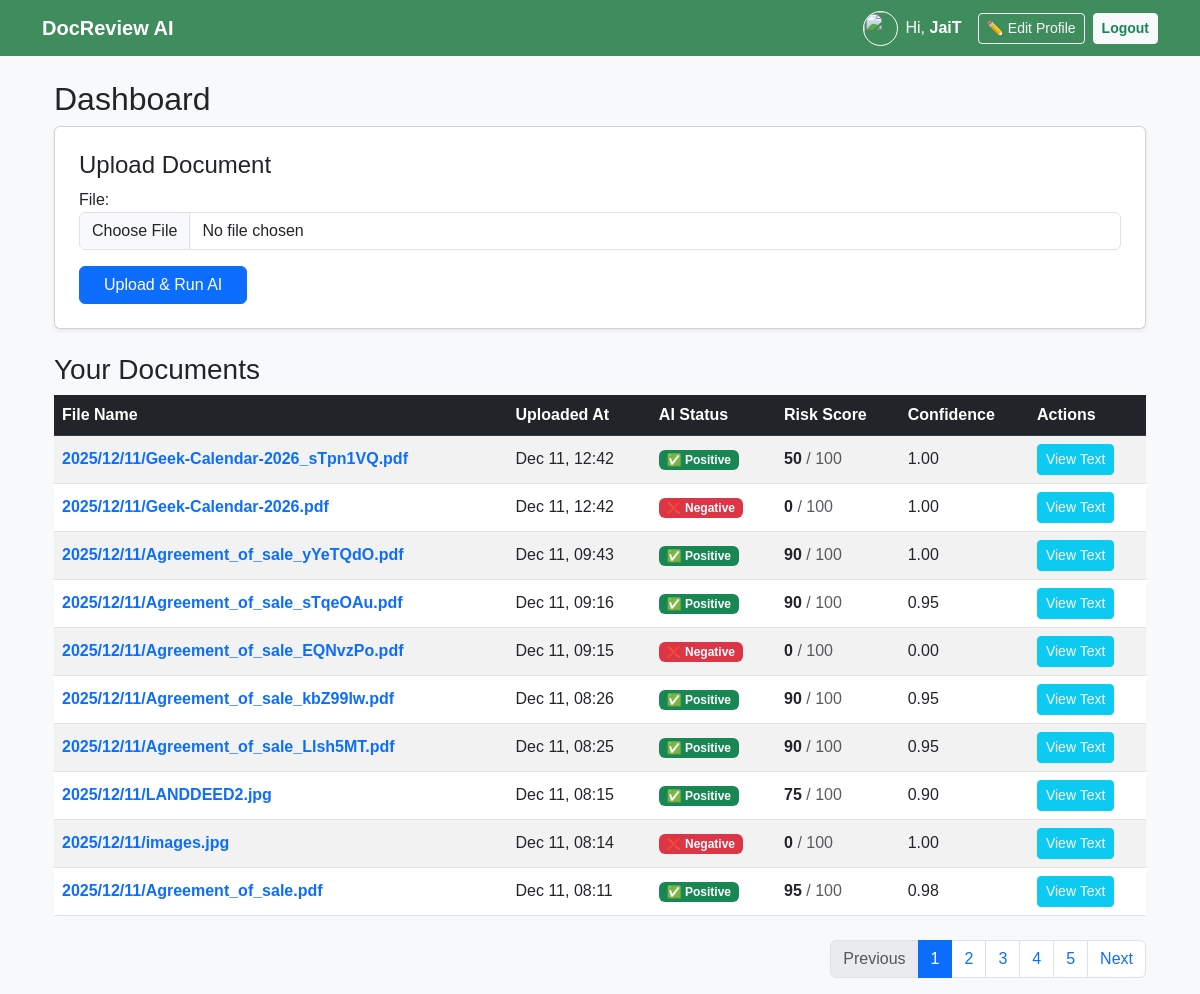
Page /profile/ (signed in) on the earlier database version.
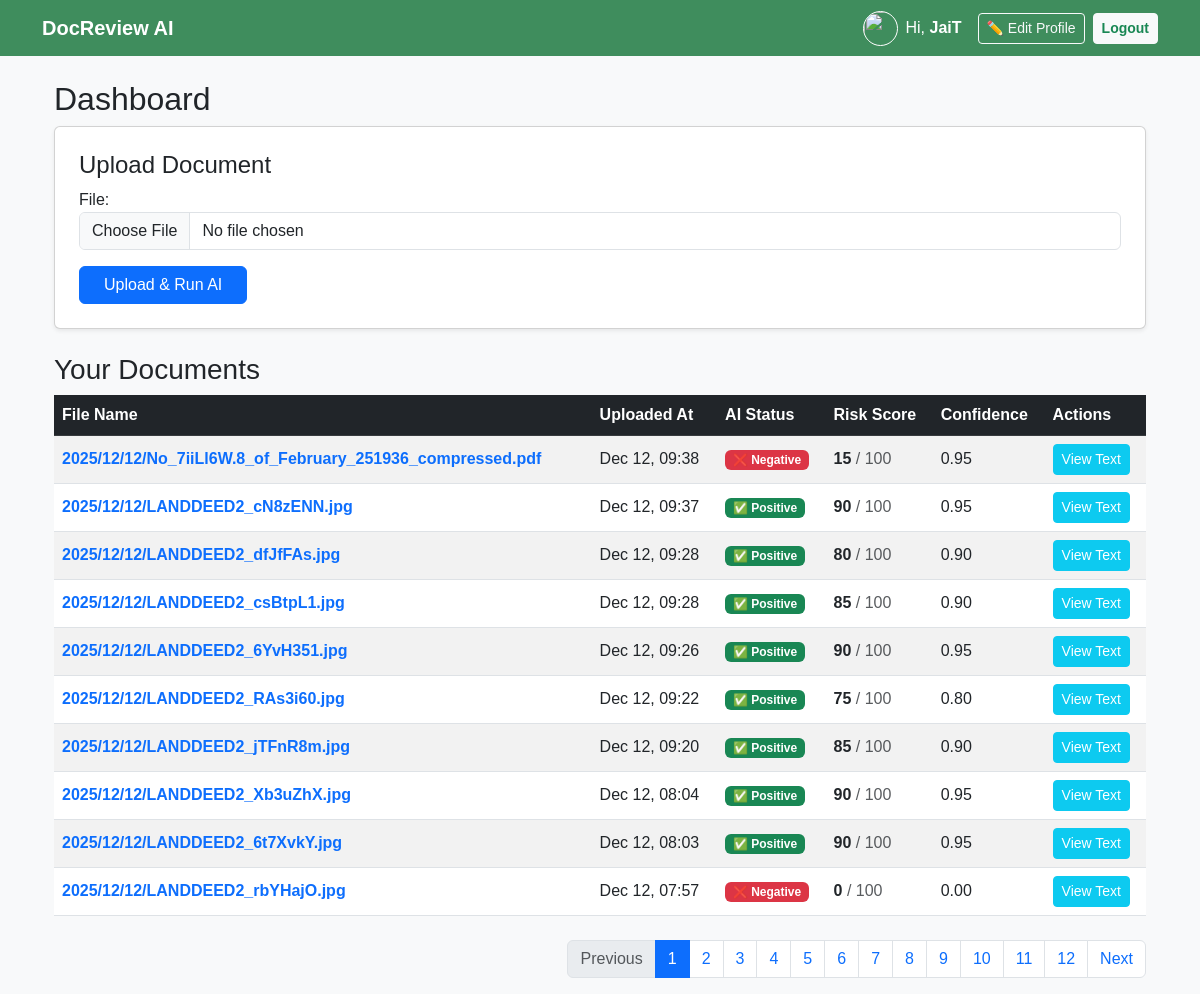
Same page on the later database version.
### ReviewApp/models.py (models this page shows, shortened)
class Document(models.Model):
    user = models.ForeignKey(User, on_delete=models.CASCADE)
    file = models.FileField(upload_to='uploads/%Y/%m/%d/')
    uploaded_at = models.DateTimeField(auto_now_add=True)
    extracted_text = models.TextField(blank=True, null=True)
    ai_status = models.CharField(max_length=20, default='Pending') # Positive/Negative
    ai_score = models.IntegerField(default=0) # 0-100
    ai_confidence = models.FloatField(default=0.0) # 0.0-1.0

### ReviewApp/views.py (the view)
# urls.py: path('profile/', views.profile_view, name='profile'),
@login_required
def profile_view(request):
    Profile.objects.get_or_create(user=request.user)
    if request.method == 'POST':
        if 'upload_doc' in request.POST:
            form = DocumentForm(request.POST, request.FILES)
            p_form = ProfileUpdateForm(instance=request.user.profile) # Keep profile form data valid
            if form.is_valid():
                doc = form.save(commit=False)
                doc.user = request.user
                doc.save()
                extracted_text = extract_text_from_file(doc.file.path)
                status, score, confidence = analyze_document(extracted_text)
                doc.extracted_text = extracted_text
                doc.ai_status = status
                doc.ai_score = score
                doc.ai_confidence = confidence
                doc.save()
                messages.success(request, "Document uploaded and analyzed!")
                return redirect('profile')
        elif 'update_profile' in request.POST:
            form = DocumentForm() # Empty doc form
            p_form = ProfileUpdateForm(request.POST, request.FILES, instance=request.user.profile)
            if p_form.is_valid():
                p_form.save()
                messages.success(request, "Profile updated successfully!")
                return redirect('profile')
    else:
        form = DocumentForm()
        p_form = ProfileUpdateForm(instance=request.user.profile)
    all_documents = Document.objects.filter(user=request.user).order_by('-uploaded_at')
    paginator = Paginator(all_documents, 10)
    page_number = request.GET.get('page')
    page_obj = paginator.get_page(page_number)
    return render(request, 'ReviewApp/profile.html', {
        'form': form,      # Document Form
        'p_form': p_form,  # Profile Form
        'documents': page_obj
    })

### ReviewApp/forms.py (shortened to what this page needs)
class DocumentForm(forms.ModelForm):
    class Meta:
        model = Document
        fields = ('file',)
        widgets = {
            'file': forms.ClearableFileInput(attrs={
                'class': 'form-control',
                'accept': '.pdf,.docx,.jpg,.jpeg,.png'
            }),
        }

class ProfileUpdateForm(forms.ModelForm):
    class Meta:
        model = Profile
        fields = ['image', 'phone']
        widget = {
            'phone': forms.TextInput(attrs={'class': 'form-control', 'placeholder': 'Enter phone number'}),
            'image': forms.FileInput(attrs={'class': 'form-control'}),
        }

### ReviewApp/templates/ReviewApp/profile.html (shortened to what this page needs)
{% extends 'ReviewApp/base.html' %}
{% block content %}
<div class="container mt-4">
    <h2>Dashboard</h2>
    <div class="card p-4 mb-4 shadow-sm">
        <h4>Upload Document</h4>
        <form method="post" enctype="multipart/form-data" id="uploadForm">
            {{ form.as_p }}
            <button type="submit" name="upload_doc" class="btn btn-primary px-4" id="uploadBtn">
                <span id="btnText">Upload & Run AI</span>
            </button>
        </form>
    </div>
    <h3>Your Documents</h3>
    <div class="table-responsive">
        <table class="table table-striped table-hover align-middle">
            <thead class="table-dark">
                <tr>
                    <th>File Name</th>
                    <th>Uploaded At</th>
                    <th>AI Status</th>
                    <th>Risk Score</th>
                    <th>Confidence</th>
                    <th>Actions</th>
                </tr>
            </thead>
            <tbody>
                {% for doc in documents %}
                <tr>
                    <td>
                        <a href="{{ doc.file.url }}" target="_blank" class="text-decoration-none fw-bold">
                            {{ doc.file.name|slice:"8:" }}
                        </a>
                    </td>
                    <td>{{ doc.uploaded_at|date:"M d, H:i" }}</td>
                    <td>
                        {% if doc.ai_status == 'Positive' %}
                            <span class="badge bg-success">✅ Positive</span>
                        {% else %}
                            <span class="badge bg-danger">❌ Negative</span>
                        {% endif %}
                    </td>
                    <td><strong>{{ doc.ai_score }}</strong> <span class="text-muted">/ 100</span></td>
                    <td>{{ doc.ai_confidence|floatformat:2 }}</td>
                    <td>
                        <button type="button" class="btn btn-sm btn-info text-white" data-bs-toggle="modal" data-bs-target="#modal{{ doc.id }}">
                            View Text
                        </button>
                    </td>
                </tr>
                {% empty %}
                <tr>
                    <td colspan="6" class="text-center py-4">No documents uploaded yet.</td>
                </tr>
                {% endfor %}
            </tbody>
        </table>
        {% if documents.has_other_pages %}
        <nav aria-label="Page navigation" class="mt-4">
            <ul class="pagination justify-content-end">
                {% if documents.has_previous %}
                    <li class="page-item"><a class="page-link" href="?page={{ documents.previous_page_number }}">Previous</a></li>
                {% else %}
                    <li class="page-item disabled"><span class="page-link">Previous</span></li>
                {% endif %}
                {% for i in documents.paginator.page_range %}
                    {% if documents.number == i %}
                        <li class="page-item active"><span class="page-link">{{ i }}</span></li>
                    {% else %}
                        <li class="page-item"><a class="page-link" href="?page={{ i }}">{{ i }}</a></li>
                    {% endif %}
                {% endfor %}
                {% if documents.has_next %}
                    <li class="page-item"><a class="page-link" href="?page={{ documents.next_page_number }}">Next</a></li>
                {% else %}
                    <li class="page-item disabled"><span class="page-link">Next</span></li>
                {% endif %}
            </ul>
        </nav>
        {% endif %}
    </div>
</div>
{% endblock %}

Differences in the rows shown:
no longer on this page (row unchanged): Document: file.name "2025/12/11/Geek-Calendar-2026_sTpn1VQ.pdf", uploaded_at "Dec 11, 12:42", ai_status "✅ Positive", ai_score "50", ai_confidence "1.00"
no longer on this page (row unchanged): Document: file.name "2025/12/11/Geek-Calendar-2026.pdf", uploaded_at "Dec 11, 12:42", ai_status "❌ Negative", ai_score "0", ai_confidence "1.00"
no longer on this page (row unchanged): Document: file.name "2025/12/11/Agreement_of_sale_yYeTQdO.pdf", uploaded_at "Dec 11, 09:43", ai_status "✅ Positive", ai_score "90", ai_confidence "1.00"
no longer on this page (row unchanged): Document: file.name "2025/12/11/Agreement_of_sale_sTqeOAu.pdf", uploaded_at "Dec 11, 09:16", ai_status "✅ Positive", ai_score "90", ai_confidence "0.95"
no longer on this page (row unchanged): Document: file.name "2025/12/11/Agreement_of_sale_EQNvzPo.pdf", uploaded_at "Dec 11, 09:15", ai_status "❌ Negative", ai_score "0", ai_confidence "0.00"
no longer on this page (row unchanged): Document: file.name "2025/12/11/Agreement_of_sale_kbZ99lw.pdf", uploaded_at "Dec 11, 08:26", ai_status "✅ Positive", ai_score "90", ai_confidence "0.95"
no longer on this page (row unchanged): Document: file.name "2025/12/11/Agreement_of_sale_Llsh5MT.pdf", uploaded_at "Dec 11, 08:25", ai_status "✅ Positive", ai_score "90", ai_confidence "0.95"
no longer on this page (row unchanged): Document: file.name "2025/12/11/LANDDEED2.jpg", uploaded_at "Dec 11, 08:15", ai_status "✅ Positive", ai_score "75", ai_confidence "0.90"
no longer on this page (row unchanged): Document: file.name "2025/12/11/images.jpg", uploaded_at "Dec 11, 08:14", ai_status "❌ Negative", ai_score "0", ai_confidence "1.00"
no longer on this page (row unchanged): Document: file.name "2025/12/11/Agreement_of_sale.pdf", uploaded_at "Dec 11, 08:11", ai_status "✅ Positive", ai_score "95", ai_confidence "0.98"
added Document: file.name "2025/12/12/No_7iiLl6W.8_of_February_251936_compressed.pdf", uploaded_at "Dec 12, 09:38", ai_status "❌ Negative", ai_score "15", ai_confidence "0.95"
added Document: file.name "2025/12/12/LANDDEED2_cN8zENN.jpg", uploaded_at "Dec 12, 09:37", ai_status "✅ Positive", ai_score "90", ai_confidence "0.95"
added Document: file.name "2025/12/12/LANDDEED2_dfJfFAs.jpg", uploaded_at "Dec 12, 09:28", ai_status "✅ Positive", ai_score "80", ai_confidence "0.90"
added Document: file.name "2025/12/12/LANDDEED2_csBtpL1.jpg", uploaded_at "Dec 12, 09:28", ai_status "✅ Positive", ai_score "85", ai_confidence "0.90"
added Document: file.name "2025/12/12/LANDDEED2_6YvH351.jpg", uploaded_at "Dec 12, 09:26", ai_status "✅ Positive", ai_score "90", ai_confidence "0.95"
added Document: file.name "2025/12/12/LANDDEED2_RAs3i60.jpg", uploaded_at "Dec 12, 09:22", ai_status "✅ Positive", ai_score "75", ai_confidence "0.80"
added Document: file.name "2025/12/12/LANDDEED2_jTFnR8m.jpg", uploaded_at "Dec 12, 09:20", ai_status "✅ Positive", ai_score "85", ai_confidence "0.90"
added Document: file.name "2025/12/12/LANDDEED2_Xb3uZhX.jpg", uploaded_at "Dec 12, 08:04", ai_status "✅ Positive", ai_score "90", ai_confidence "0.95"
added Document: file.name "2025/12/12/LANDDEED2_6t7XvkY.jpg", uploaded_at "Dec 12, 08:03", ai_status "✅ Positive", ai_score "90", ai_confidence "0.95"
added Document: file.name "2025/12/12/LANDDEED2_rbYHajO.jpg", uploaded_at "Dec 12, 07:57", ai_status "❌ Negative", ai_score "0", ai_confidence "0.00"
Other differences:
new list line: "6"
new list line: "7"
new list line: "8"
new list line: "9"
new list line: "10"
new list line: "11"
new list line: "12"
